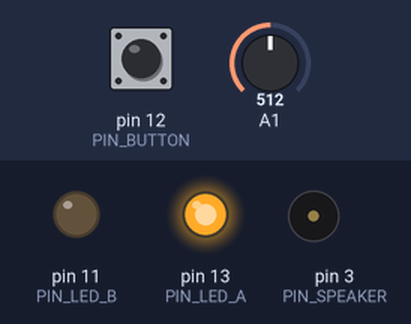
Recording of a sketch running on a simulated Arduino Uno, built with avr-gcc and run on an emulated ATmega328P. Shown: output pins drawn as LEDs (lit = HIGH), buzzer (waves = sounding). Dashed ring = blinking. The inputs (shaded band) are chosen by the test bench; at power-on: pin 12 (PIN_BUTTON) LOW, A1 = 512.

Above: at 0.1 s.
1.3 s: pin 12 (PIN_BUTTON) pulled HIGH for 0.15 s
At 2.5 s:
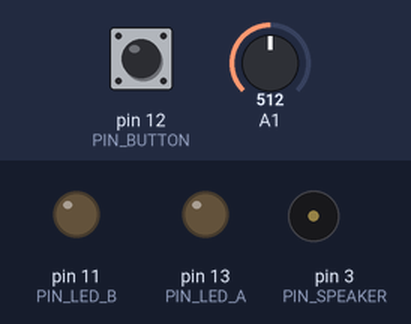
4.4 s: pin 12 (PIN_BUTTON) pulled HIGH for 1 s
At 5.23 s:
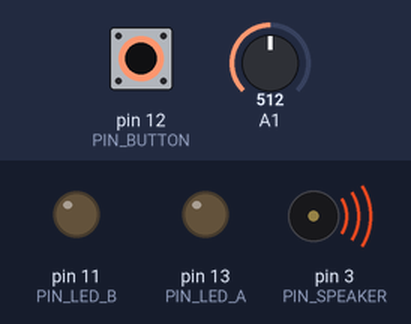
8.1 s: pin 12 (PIN_BUTTON) pulled HIGH for 3.2 s
At 9.5 s:
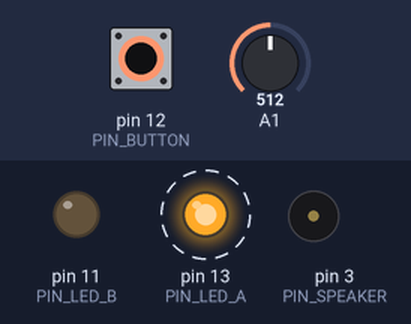
Timing chart, 0 to 18.8 s (numbered marks = the images above; inputs shaded):
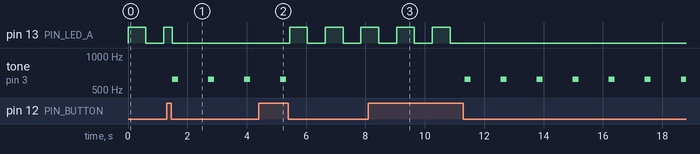

The sketch:

sketch_jan08a.ino
```cpp
#define PIN_LED_A   (13)
#define PIN_LED_B   (11)
#define PIN_BUTTON  (12)
#define PIN_SPEAKER ( 3)
#define PIN_POT     ( 1)

#define MAXFREQ (880)
#define MINFREQ (110)

void setup() {
  // put your setup code here, to run once:
  pinMode(PIN_LED_A,  OUTPUT);
  pinMode(PIN_LED_B,  OUTPUT);
  pinMode(PIN_SPEAKER,OUTPUT);
  pinMode(PIN_BUTTON, INPUT);
}

int state, counter, button_count;

void doSound() {
  int a = analogRead(PIN_POT);
  int freq = min(a + MINFREQ, MAXFREQ);
  if(counter == 0){
    tone(PIN_SPEAKER,freq,200);
  }
}

void loop() {
  if(digitalRead(PIN_BUTTON)){ // if button is up
    button_count = 5; // reset button count
  }
  else {
    button_count--;
    if(button_count == 0) {
      state = !state;
      counter = 0;
    }
  }
  if(state){
    digitalWrite(PIN_LED_A,0);
    doSound();
  }
  else {
    noTone(PIN_SPEAKER);
    digitalWrite(PIN_LED_A,counter < 60);
  }
  delay(10);
  counter++;
  if(counter >= 120) counter = 0;
}
```

Measured:
- after the input at 1.3 s, tone on pin 3 (PIN_SPEAKER): alternates 622 Hz for 0.20 s and silent for 1.0 s, starting after 0.19 s
- after the input at 4.4 s, pin 13 (PIN_LED_A): alternates HIGH for 0.60 s and LOW for 0.60 s, starting after 1.0 s; tone on pin 3 (PIN_SPEAKER): goes on until 5.3 s, then stays silent
- after the input at 8.1 s, pin 13 (PIN_LED_A): goes on until 10.9 s, then stays LOW; tone on pin 3 (PIN_SPEAKER): alternates 622 Hz for 0.20 s and silent for 1.0 s, starting after 3.2 s
